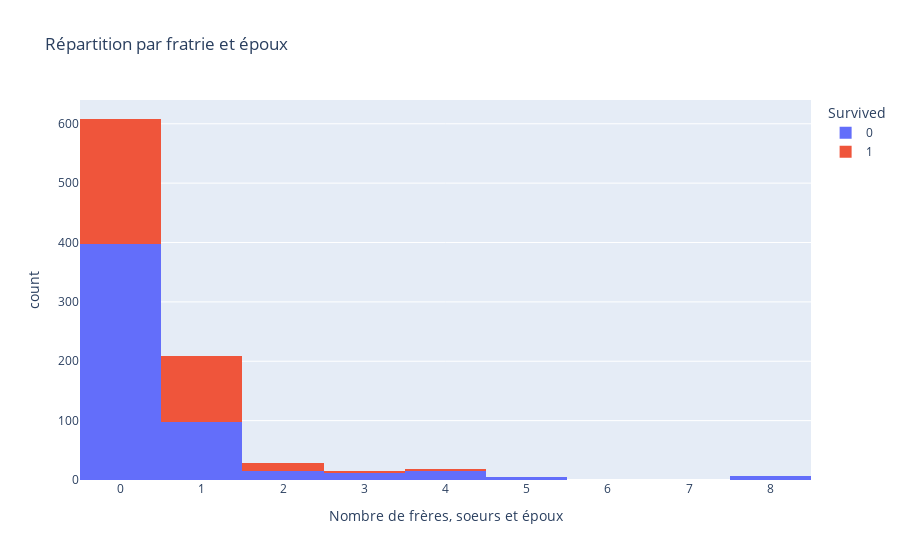

Here is the notebook cell this chart was saved with:
### Code cell
fig = px.histogram(train, x='SibSp', 
                   title = "Répartition par fratrie et époux",
                   color = 'Survived',
                   labels={'count':'Nombre','SibSp':'Nombre de frères, soeurs et époux'})
fig.show()

### Figure 1 — Plotly figure (JSON) as saved in the notebook; plotly's stock layout.template omitted (floating-point values rounded to 4 significant figures; data arrays with more than 128 entries replaced by an {"elided": "..."} marker saying what was removed)
{"data": [{"bingroup": "x", "hovertemplate": "Survived=0<br>Nombre de frères, soeurs et époux=%{x}<br>count=%{y}<extra></extra>", "legendgroup": "0", "marker": {"color": "#636efa", "pattern": {"shape": ""}}, "name": "0", "orientation": "v", "showlegend": true, "type": "histogram", "x": {"elided": "549 int values"}, "xaxis": "x", "yaxis": "y"}, {"bingroup": "x", "hovertemplate": "Survived=1<br>Nombre de frères, soeurs et époux=%{x}<br>count=%{y}<extra></extra>", "legendgroup": "1", "marker": {"color": "#EF553B", "pattern": {"shape": ""}}, "name": "1", "orientation": "v", "showlegend": true, "type": "histogram", "x": {"elided": "342 int values"}, "xaxis": "x", "yaxis": "y"}], "layout": {"barmode": "relative", "legend": {"title": {"text": "Survived"}, "tracegroupgap": 0}, "title": {"text": "Répartition par fratrie et époux"}, "xaxis": {"anchor": "y", "domain": [0, 1], "title": {"text": "Nombre de frères, soeurs et époux"}}, "yaxis": {"anchor": "x", "domain": [0, 1], "title": {"text": "count"}}}}
